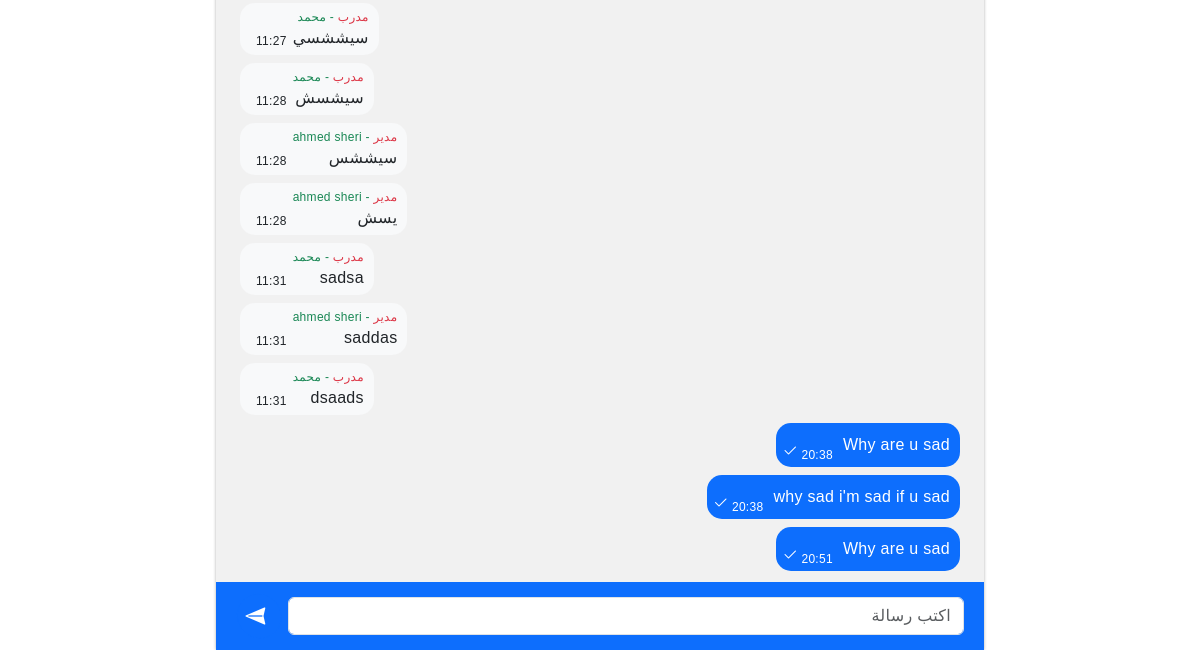
/messenger/messageRoom/4 (signed in, lower part), run on an earlier commit of the app's database.
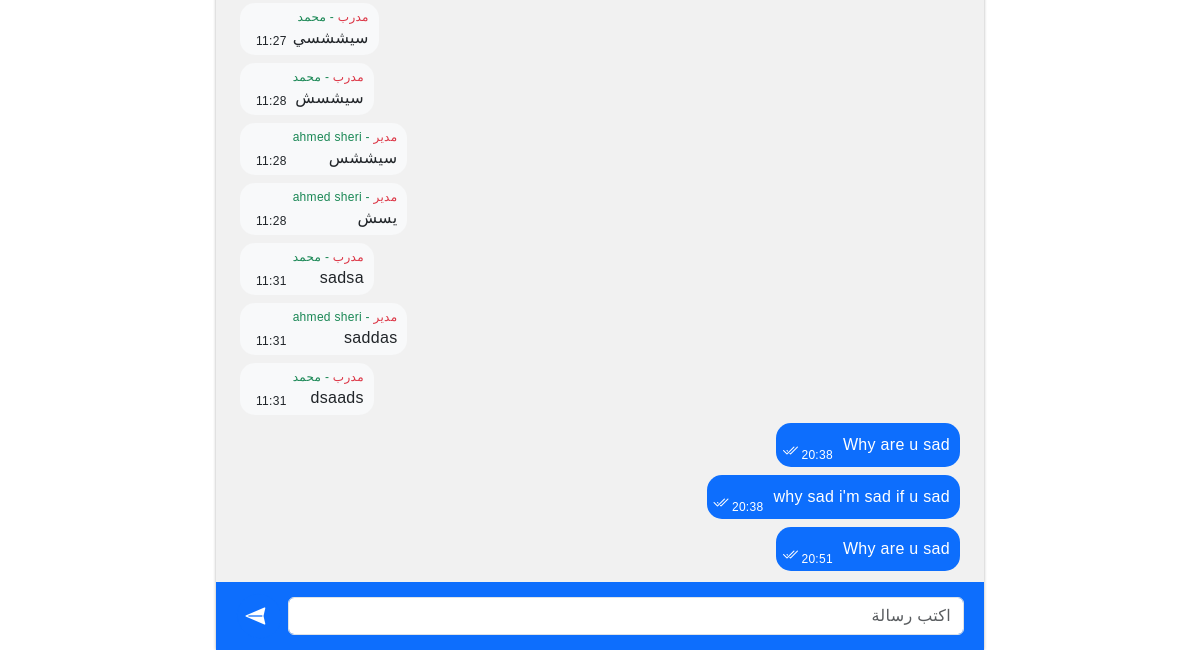
And on a later commit of the database.
### messenger/models.py (models this page shows, shortened)
class MessagesModel(models.Model):
    sender = models.ForeignKey(User, on_delete=models.CASCADE)
    msg = models.TextField()
    messenger = models.ForeignKey(ClubsModel, on_delete=models.CASCADE)
    is_readed = models.BooleanField(default=False)
    creation_date = models.DateTimeField(auto_now_add=True, null=True, verbose_name="تاريخ الانشاء")

### messenger/views.py (the view)
# urls.py: path('messageRoom/<str:room_id>', views.messageRoom, name="messageRoom"),
def messageRoom(request, room_id):
    user = request.user
    receiver = getUserClub(user)
    is_blocked = BlockUserModel.objects.filter(creator=receiver, user=user).exists()
    is_favorite = FavoriteUserModel.objects.filter(creator=receiver, user=user).exists()
    messages_list = []
    last_date = None
    msg_date = []
    messages = MessagesModel.objects.filter(messenger__id=room_id)
    for msg in messages:
        if last_date == None:
            last_date=msg.creation_date.date()
        elif msg.creation_date.date() != last_date:
            messages_list.append([last_date, msg_date])
            last_date=msg.creation_date.date()
            msg_date = []
        msg_date.append(msg)
    messages_list.append([last_date, msg_date])
    profile_image = receiver.club_profile_image_base64
    return render(request, 'messenger/viewMessage.html', {'is_blocked':is_blocked, 'is_favorite':is_favorite, 'messages_list':messages_list, 'room_id':room_id, 'receiver':receiver, 'profile_image':profile_image})

### messenger/templatetags/messenger_tags.py (called while the page is built)
@register.simple_tag
@stringfilter
def get_user_full_name_temp(user_id):
    user = User.objects.get(id=user_id)
    club = get_user_full_name(user)
    return club

@register.simple_tag
@stringfilter
def get_user_capacity_temp(user_id):
    user = User.objects.get(id=user_id)
    club = get_user_capacity(user)
    return club

### messenger/views.py (called while the page is built)
def get_user_full_name(user):
    userprofile = user.userprofile
    if userprofile.account_type == '2':
        return userprofile.director_profile.full_name
    elif user.userprofile.account_type == '3':
        return userprofile.student_profile.full_name
    elif user.userprofile.account_type == '4':
        return userprofile.Coach_profile.full_name
    else:
        return None

def get_user_capacity(user):
    userprofile = user.userprofile
    if userprofile.account_type == '2':
        return 'مدير'
    elif user.userprofile.account_type == '3':
        return 'طالب'
    elif user.userprofile.account_type == '4':
        return 'مدرب'
    else:
        return None

### templates/messenger/viewMessage.html (shortened to what this page needs)
{% extends "base_student.html" %}
{% load static %}
{% load messenger_tags %}
{% block links %}
<link rel="stylesheet" href="{% static 'bootstrap-5.3.3/css/bootstrap.rtl.min.css'%}">
<link rel="stylesheet" href="https://cdn.jsdelivr.net/npm/bootstrap-icons@1.11.3/font/bootstrap-icons.min.css">
{% endblock links %}
{% load static %}
{% block content %}
<div >
    <div dir="rtl" id="main" style=" padding: 0; height: 100vh;">
        <div id="msg-container-box">
            <div id="msg-container-box2" style="padding-top: 100px;">
                {% for messages in messages_list %}
                {% for message in messages.1 %}
                {% if message.sender == request.user %}
                <div class="sender">
                    <div class="bg-primary text-white">
                        <p>{{message.msg}}</p>
                        <span>{{message.creation_date|date:'H:i'}}</span>
                        <i id="msg-status-{{message.id}}" class="bi {% if message.is_readed%}bi-check2-all{%else%}bi-check2{%endif%}"></i>
                    </div>
                </div>
                {% else %}
                {% get_user_full_name_temp message.sender.id as full_name %}
                {% get_user_capacity_temp message.sender.id as user_capacity %}
                <div class="receiver">
                    <div class="bg-light r-msg-main-box">
                        <div class="r-msg-box">
                            <p class="username text-success"><span class="text-danger">{{user_capacity}}</span> - {{full_name}}</p>
                            <p>{{message.msg}}</p>
                        </div>
                        <span>{{message.creation_date|date:'H:i'}}</span>
                    </div>
                </div>
                {% endif %}
                {% endfor %}
                {% endfor %}
                <div class="sender-form-box fixed-bottom bg-primary">
                    <form id="form" onsubmit="event.preventDefault();" style="display: contents;">
                        <input type="text" class="form-control" placeholder="اكتب رسالة" id="senderMsg">
                        <button class="btn btn-primary">
                            <i style="font-size: 20px;" class="bi bi-send-fill"></i>
                        </button>
                    </form>
                </div>
            </div>
        </div>
    </div>
</div>
{% endblock content %}

What changed in the data, as far as the page shows it:
changed MessagesModel (number 8 of 10 on the later page): is_readed False → True (drawn)
changed MessagesModel "why sad i'm sad if u sad": is_readed False → True (drawn)
changed MessagesModel (number 10 of 10 on the later page): is_readed False → True (drawn)
